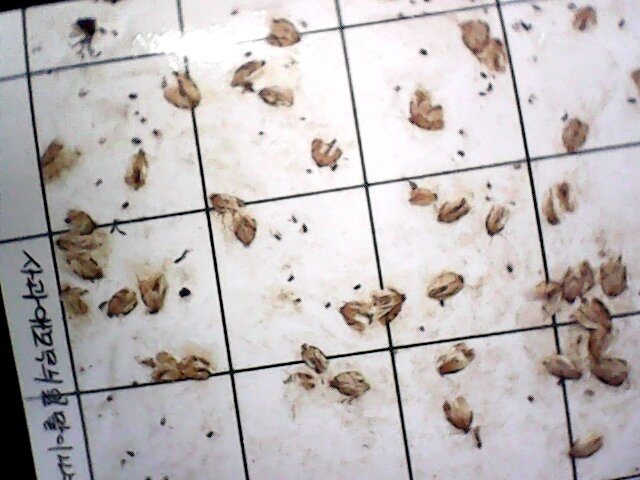
#> input picture Codes/6.jpg, 640 x 480 px, found by its file name
$ python callee.py
#> lines starting #> are read from the running program, lines starting #| are printed output that depends on the picture; after the words box and inside, x2 and y2 are one past the last pixel; in counts of white or black regions, pixels touching at a corner belong together
import cv2;
import numpy as np;
def roi(img_file, thresh_size):  #img_file: file name
#> called with img_file = './6.jpg', thresh_size = 5000
    im_in = cv2.imread(img_file, cv2.IMREAD_GRAYSCALE)
#> im_in: shape (480, 640); min 0, max 255, mean 187.7
    if im_in is None:
        raise NameError('in roi function, incorrect filename, address')
    th, im_th = cv2.threshold(im_in, 150, 255, cv2.THRESH_BINARY_INV)
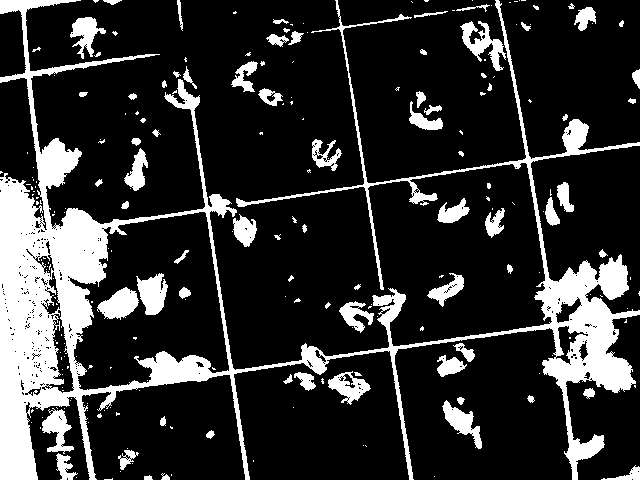
#> im_th: shape (480, 640); 19% white; 228 white regions (150 under 20 px), largest, box (x1, y1, x2, y2) and area: (0, 0, 640, 480) 43446, (460, 21, 506, 71) 890, (136, 273, 168, 315) 863
    im_floodfill = im_in.copy()
    h, w = im_floodfill.shape[:2]
#> h = 480; w = 640
    mask = np.zeros((h+2, w+2), np.uint8)
    cv2.floodFill(im_in, mask, (0,0), 255)
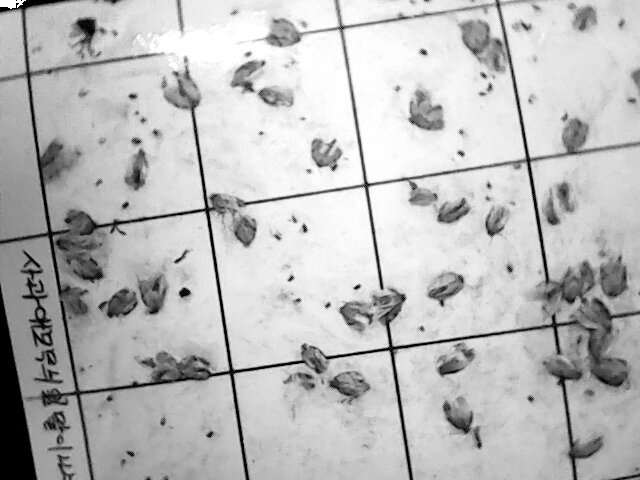
#> im_in: shape (480, 640); min 0, max 255, mean 187.8
    im_floodfill_inv = cv2.bitwise_not(im_floodfill)
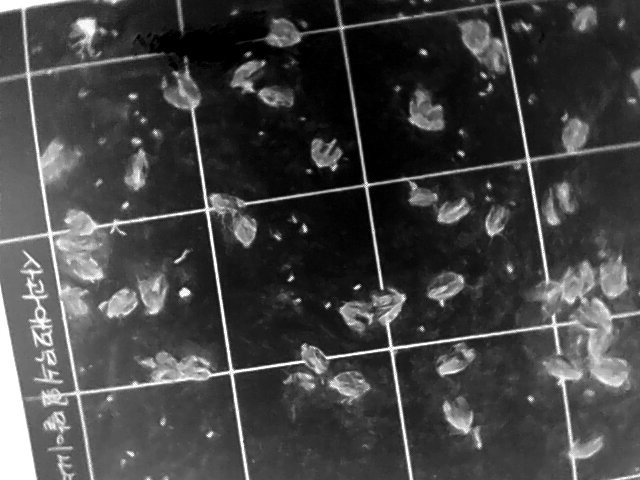
#> im_floodfill_inv: shape (480, 640); min 0, max 255, mean 67.3
    im_out = im_th | im_floodfill_inv
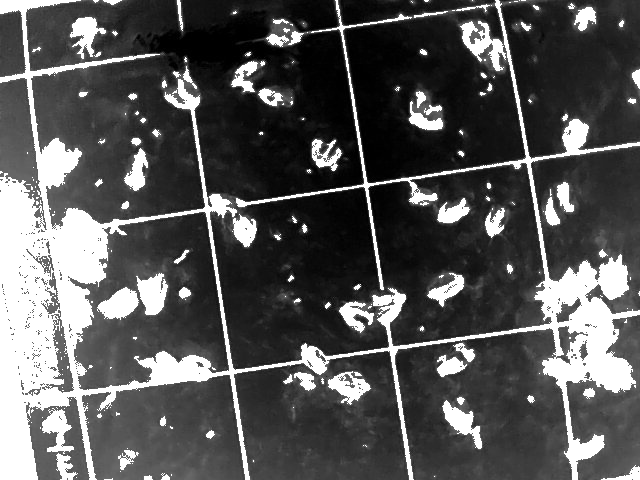
#> im_out: shape (480, 640); min 0, max 255, mean 85.2
    cv2.imshow("Foreground", im_out)
    cv2.waitKey(0)
    cv2.destroyAllWindows()     #for check whether filtering has proccessed well
    th, im_twocol = cv2.threshold(im_out, 150, 255, cv2.THRESH_BINARY)   ## use  filter again

    cv2.imshow("adfadad", im_twocol)
    cv2.waitKey(0)
    cv2.destroyAllWindows()     #for check whether filtering has proccessed well

    kernel = np.ones((8,8),np.uint8)
    closing = cv2.morphologyEx(im_twocol, cv2.MORPH_CLOSE, kernel)
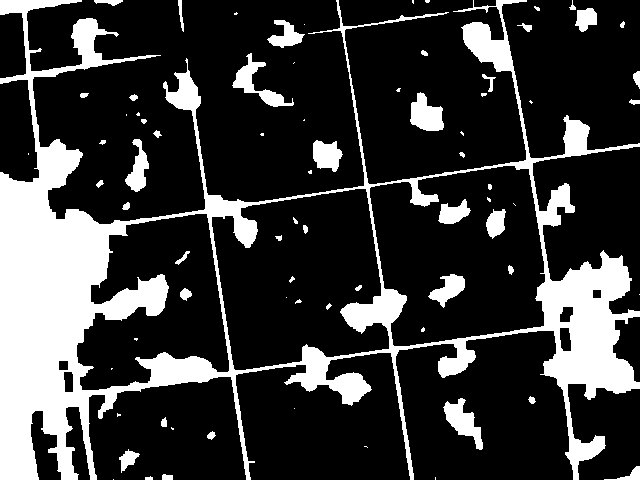
#> closing: shape (480, 640); 22.3% white; 75 white regions (30 under 20 px), largest, box (x1, y1, x2, y2) and area: (0, 0, 640, 480) 60178, (232, 53, 294, 107) 910, (443, 398, 483, 450) 897
    opening = cv2.morphologyEx(closing, cv2.MORPH_OPEN, kernel)
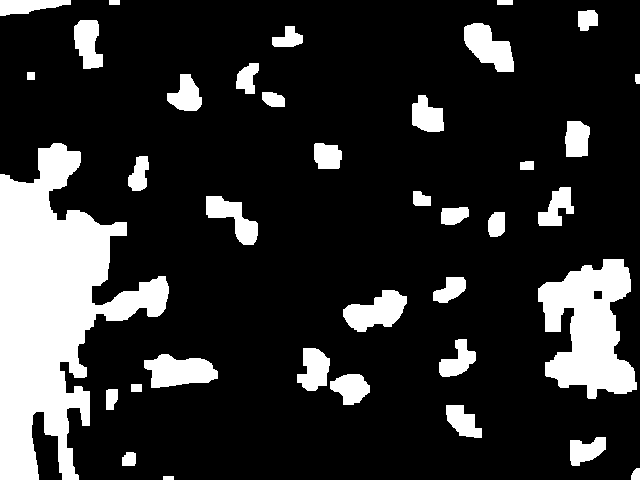
#> opening: shape (480, 640); 18.3% white; 37 white regions, largest, box (x1, y1, x2, y2) and area: (0, 143, 169, 480) 27238, (538, 259, 637, 399) 8539, (144, 354, 218, 388) 1746

    th, im_otsu = cv2.threshold(closing, 10, 255, cv2.THRESH_BINARY+cv2.THRESH_OTSU)
#> th = 0
    output= cv2.connectedComponentsWithStats(im_otsu) # 4 or 8
    # [9 lines of commented-out code are left out]
    cv2.imshow("otsu",im_otsu)
    cv2.waitKey(0)
    cv2.destroyAllWindows()
    result=[]
    im_origin = cv2.imread(img_file, cv2.IMREAD_ANYCOLOR)
#> im_origin is the input picture: shape (480, 640, 3); mean B, G, R 186.3, 186, 191.4
    for i in range(1,output[0]):
        # print("huh")
        if (output[2][i,cv2.CC_STAT_AREA]<thresh_size):
            continue
        x0=output[2][i,cv2.CC_STAT_LEFT]
        y0=output[2][i,cv2.CC_STAT_TOP]
        x=output[2][i,cv2.CC_STAT_WIDTH]
        y=output[2][i,cv2.CC_STAT_HEIGHT]
        cv2.rectangle(im_otsu,(x0,y0),(x0+x,y0+y),(255,255,255),10)
        cv2.imshow("otsu",im_otsu)
        cv2.waitKey(0)
        cv2.destroyAllWindows()
        # subimg=im_origin[x:x+x0, y:y+y0]
        subimg=im_origin[y0:y+y0,x0:x+x0]
        result.append(subimg)
        cv2.imshow("sub",subimg)
        cv2.waitKey(0)
        cv2.destroyAllWindows()
#> this loop made 75 passes
#> (x0, y0, x, y) on pass 1: (0, 0, 640, 480)
#> pass 1, in roi, `cv2.imshow("otsu",im_otsu)`:
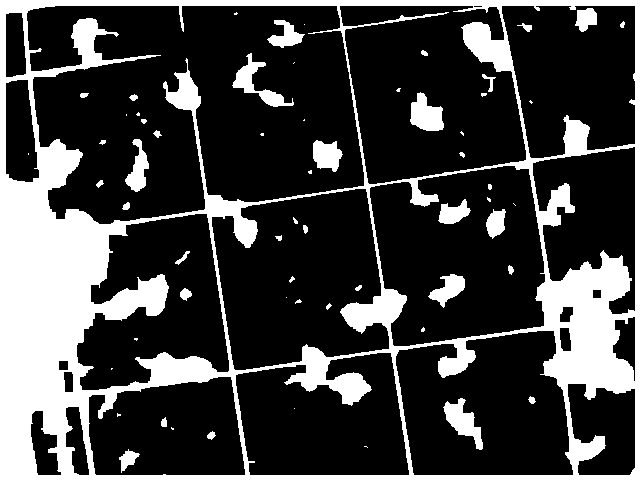
#> window 'otsu': shape (480, 640); 25.2% white; 61 white regions (24 under 20 px), largest, box (x1, y1, x2, y2) and area: (0, 0, 640, 480) 69616, (232, 53, 294, 107) 910, (443, 398, 483, 450) 897
#> after the loop, result = 1 item
    return result
roi("./6.jpg",5000)
# roi("./test.png",5000)

$ run again, with Codes/1.jpg copied over Codes/6.jpg
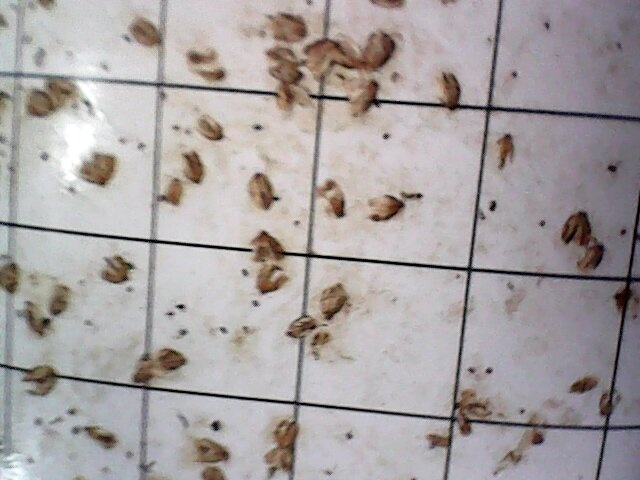
#> input picture Codes/1.jpg, 640 x 480 px, found by its file name
#> in roi, `th, im_th = cv2.threshold(im_in, 150, 255, cv2.THRESH_BINARY_INV)`:
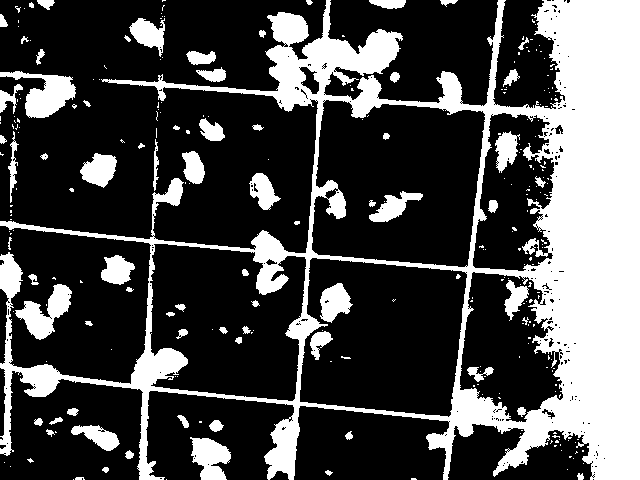
#> im_th: shape (480, 640); 29.8% white; 275 white regions (203 under 20 px), largest, box (x1, y1, x2, y2) and area: (0, 0, 640, 480) 74856, (0, 71, 76, 118) 1680, (15, 284, 72, 340) 1431
#> closing: shape (480, 640); 32.8% white; 64 white regions (23 under 20 px), largest, box (x1, y1, x2, y2) and area: (0, 0, 640, 480) 91735, (191, 438, 232, 480) 1229, (125, 0, 167, 61) 967
#> opening: shape (480, 640); 27.8% white; 43 white regions, largest, box (x1, y1, x2, y2) and area: (430, 0, 640, 480) 51875, (271, 15, 403, 120) 8144, (290, 287, 353, 357) 2076
#> th = 0
#> in roi, im_origin is the input picture: shape (480, 640, 3); mean B, G, R 162.9, 162.6, 168.4
#> the loop in roi, `for i in range(1,output[0]): # print("huh")` made 64 passes
#> (x0, y0, x, y) on pass 4: (0, 0, 640, 480)
#> after the loop in roi, `for i in range(1,output[0]):`:
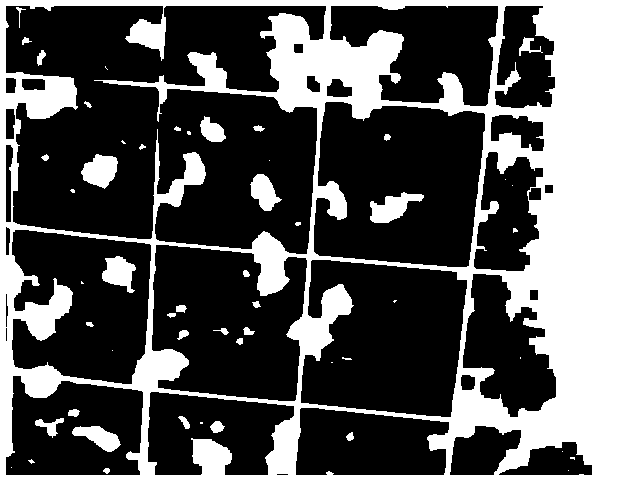
#> im_otsu: shape (480, 640); 35.1% white; 53 white regions (20 under 20 px), largest, box (x1, y1, x2, y2) and area: (0, 0, 640, 480) 101939, (370, 192, 424, 223) 881, (81, 154, 118, 189) 869
#> after the loop in roi, `for i in range(1,output[0]):`: result = 1 item

$ run again, with Codes/2.jpg copied over Codes/6.jpg
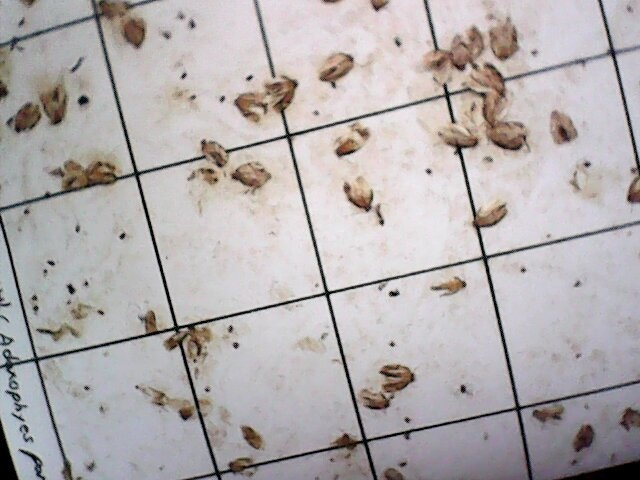
#> input picture Codes/2.jpg, 640 x 480 px, found by its file name
#> in roi, `th, im_th = cv2.threshold(im_in, 150, 255, cv2.THRESH_BINARY_INV)`:
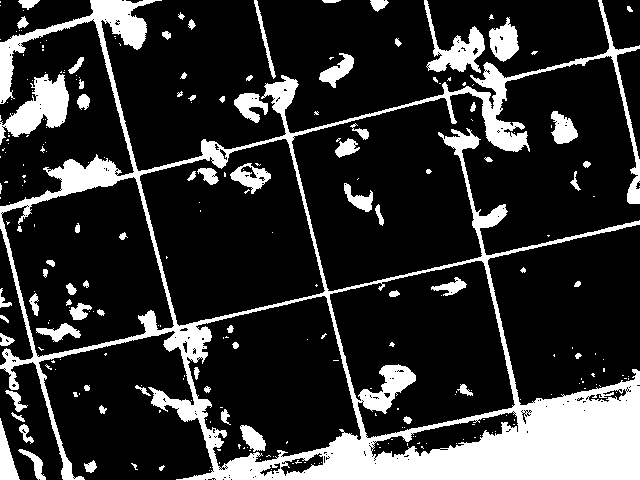
#> im_th: shape (480, 640); 19.3% white; 258 white regions (183 under 20 px), largest, box (x1, y1, x2, y2) and area: (0, 0, 640, 480) 45208, (0, 74, 69, 145) 2300, (424, 0, 485, 73) 1515
#> closing: shape (480, 640); 22.2% white; 64 white regions (25 under 20 px), largest, box (x1, y1, x2, y2) and area: (0, 0, 640, 480) 61159, (0, 58, 91, 159) 3128, (320, 54, 355, 89) 643
#> opening: shape (480, 640); 17.2% white; 48 white regions, largest, box (x1, y1, x2, y2) and area: (205, 371, 640, 480) 21761, (430, 28, 530, 153) 5405, (0, 79, 70, 155) 2692
#> th = 0
#> in roi, im_origin is the input picture: shape (480, 640, 3); mean B, G, R 174.7, 173.9, 179.1
#> the loop in roi, `for i in range(1,output[0]): # print("huh")` made 64 passes
#> (x0, y0, x, y) on pass 2: (0, 0, 640, 480)
#> pass 2, in roi, `cv2.imshow("otsu",im_otsu)`:
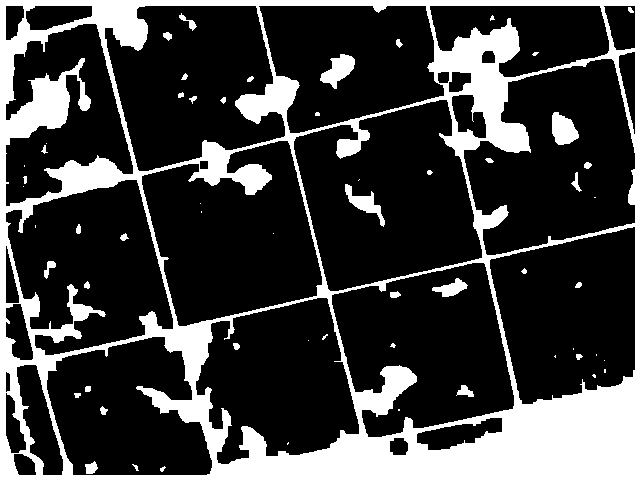
#> window 'otsu': shape (480, 640); 24.3% white; 59 white regions (23 under 20 px), largest, box (x1, y1, x2, y2) and area: (0, 0, 640, 480) 71120, (320, 54, 355, 89) 643, (552, 112, 579, 145) 625
#> after the loop in roi, `for i in range(1,output[0]):`: result = 1 item

$ run again, with Codes/3.jpg copied over Codes/6.jpg
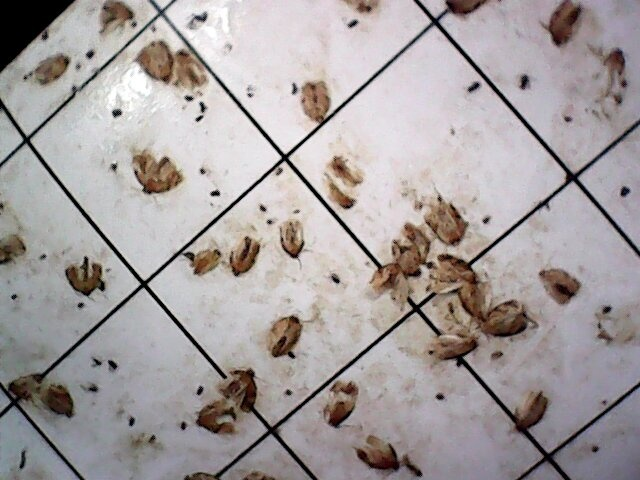
#> input picture Codes/3.jpg, 640 x 480 px, found by its file name
#> im_th: shape (480, 640); 34.9% white; 355 white regions (297 under 20 px), largest, box (x1, y1, x2, y2) and area: (0, 0, 640, 480) 89068, (0, 0, 78, 77) 3122, (0, 200, 41, 291) 1526
#> closing: shape (480, 640); 39.7% white; 55 white regions (30 under 20 px), largest, box (x1, y1, x2, y2) and area: (0, 0, 640, 480) 115371, (133, 150, 184, 196) 1534, (267, 310, 325, 378) 1450
#> opening: shape (480, 640); 35.8% white; 33 white regions, largest, box (x1, y1, x2, y2) and area: (0, 202, 640, 480) 81658, (544, 0, 640, 150) 7634, (0, 0, 79, 88) 4657
#> th = 0
#> in roi, im_origin is the input picture: shape (480, 640, 3); mean B, G, R 158.6, 158.4, 164.9
#> the loop in roi, `for i in range(1,output[0]): # print("huh")` made 55 passes
#> (x0, y0, x, y) on pass 1: (0, 0, 640, 480)
#> pass 1, in roi, `cv2.imshow("otsu",im_otsu)`:
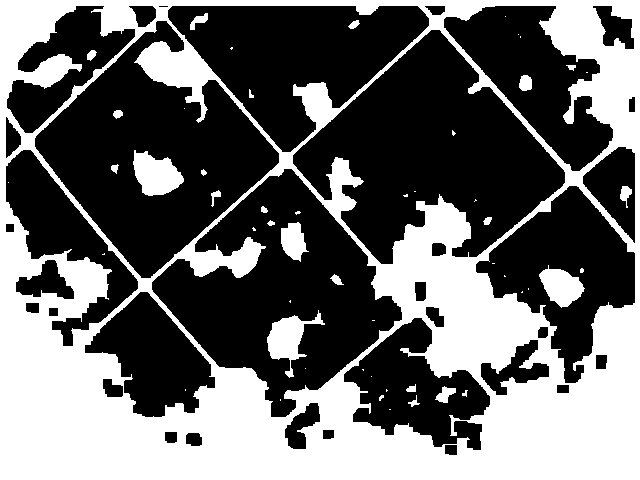
#> window 'otsu': shape (480, 640); 40.9% white; 53 white regions (29 under 20 px), largest, box (x1, y1, x2, y2) and area: (0, 0, 640, 480) 119356, (133, 150, 184, 196) 1534, (267, 310, 325, 378) 1450
#> after the loop in roi, `for i in range(1,output[0]):`: result = 1 item
